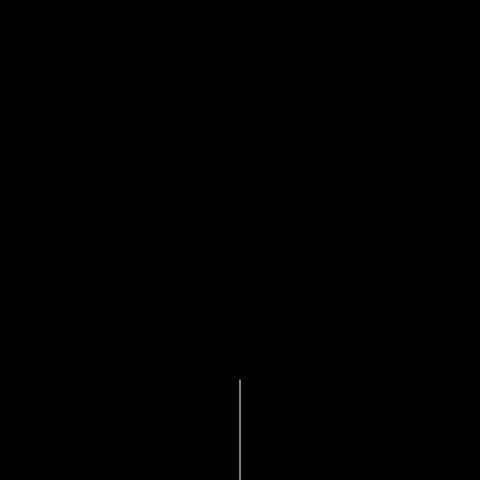
Frame 1 (no input)
Frame 60 (no input): identical to frame 1, image omitted
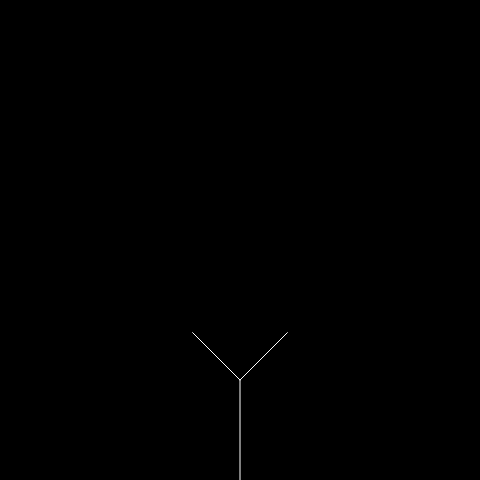
Frame 120 (the mouse pressed at the canvas centre since frame 60)

The p5.js sketch that drew these frames (run headless with seeded random() and noise() and a simulated clock; from frame 60 on, the mouse is pressed at the canvas centre):

// p5.js sketch
// ── sketch.js
var tree = [];

function setup(){
    // put setup code here
    createCanvas(480, 480);
    var a = createVector(width / 2, height);
    var b = createVector(width / 2, height - 100);
    root = new Branch(a,b);

    tree[0] = root;


}

function mousePressed() {
    for (var i = tree.length - 1; i >= 0; i--) {
        // prevent drawing the root and previously
        // drawn branches over and over
        if (!tree[i].finished) {
            tree.push(tree[i].branchA());
            tree.push(tree[i].branchB());
        }
        tree[i].finished = true;
    }
}

function draw(){
    // put drawing code here
    background(0);
    for (var i = 0; i <tree.length; i++){
        tree[i].show();
    }

}



// ── branch.js
function Branch(begin,end){
    this.begin = begin;
    this.end = end;
    this.finished = false;

    this.show = function(){
        stroke(255);
        line(this.begin.x, this.begin.y, this.end.x, this.end.y);
    }

    this.branchA = function() {
        var direction = p5.Vector.sub(this.end, this.begin);
        direction.rotate(PI / 4);
        direction.mult(0.67);
        var newEnd = p5.Vector.add(this.end, direction);
        var b = new Branch(this.end, newEnd);
        return b;
    }


    this.branchB = function() {
        var direction = p5.Vector.sub(this.end, this.begin);
        direction.rotate(-PI / 4);
        direction.mult(0.67);
        var newEnd = p5.Vector.add(this.end, direction);
        var b = new Branch(this.end, newEnd);
        return b;
    }

}
